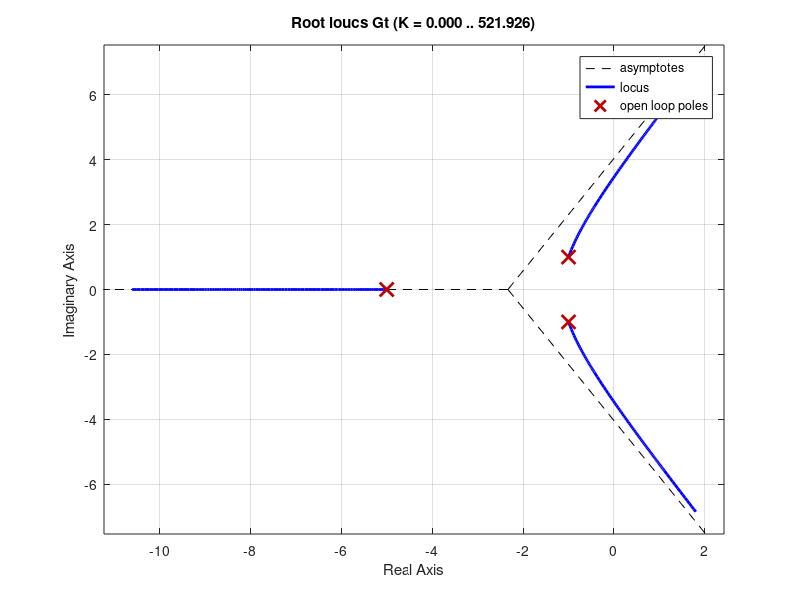

Source code (MATLAB): (Note: this script raises an error after producing the figure.)
clear; clf; clc;
numg = [1]; deng = [1 2 2];
numh = 1; denh = [1 5];
G = tf(numg, deng)
H = tf(numh, denh)
Gt = G*H
pos = 10;
z = -log(pos/100)/sqrt(pi^2+[log(pos/100)]^2)
rlocus(Gt)
sgrid(z, 0)

%{
[K,p]=rlocfind(Gt)
s=tf('s')
Kpo = dcgain(K*G)
esso=1/Kpo

%Kompensasi 3 kali
dpole=3*p(2)
[numc,denc]=tfdata(Gt,'v')
angle_at_dpole =(180/pi)*...
angle(polyval(numc, dpole)/polyval(denc, dpole))
PD_angle = 180-angle_at_dpole
zc =((imag(dpole)/tan(PD_angle*pi/180))...
-real(dpole))

Gc = tf([1 zc], 1)
Gf = Gt*Gc
rlocus(Gf)
sgrid(z,0)

[Kf,pf] = rlocfind(Gf)
Kpf = dcgain(Kf*Gf)
essf = 1/Kpf

%step
T=feedback(K*Gt,H)
Tf=feedback(Kf*Gf,H)

step(T)
hold on
step(Tf)

Tso = 4/abs(real(p(2)))
Tsc = 4/abs(real(pf(2)))
%}